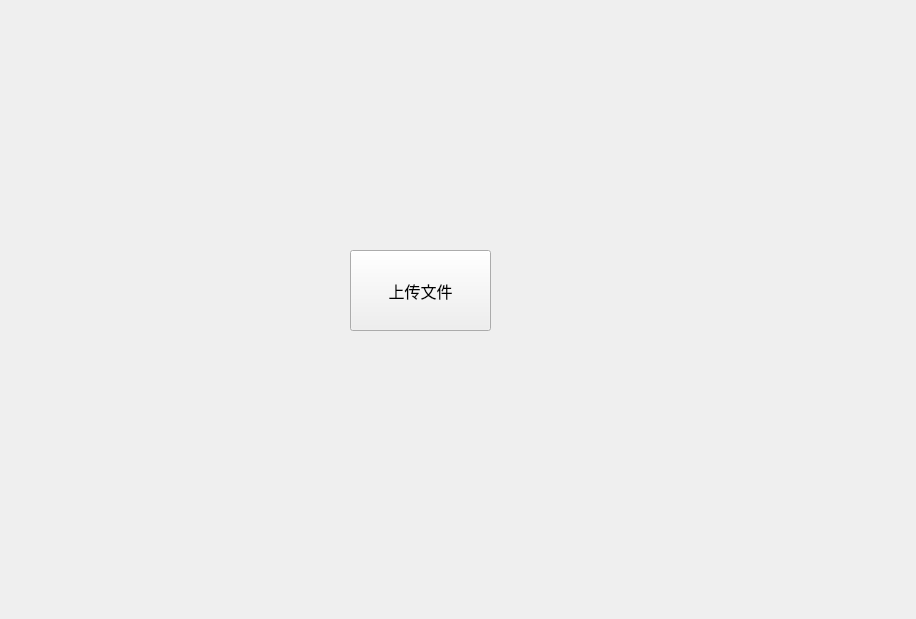
<?xml version="1.0" encoding="UTF-8"?>
<ui version="4.0">
 <class>MainWidget</class>
 <widget class="QWidget" name="MainWidget">
  <property name="geometry">
   <rect>
    <x>0</x>
    <y>0</y>
    <width>916</width>
    <height>619</height>
   </rect>
  </property>
  <property name="windowTitle">
   <string>选择文件</string>
  </property>
  <widget class="QPushButton" name="load_file_button">
   <property name="geometry">
    <rect>
     <x>350</x>
     <y>250</y>
     <width>141</width>
     <height>81</height>
    </rect>
   </property>
   <property name="font">
    <font>
     <family>宋体</family>
     <pointsize>12</pointsize>
    </font>
   </property>
   <property name="text">
    <string>上传文件</string>
   </property>
  </widget>
 </widget>
 <tabstops>
  <tabstop>load_file_button</tabstop>
 </tabstops>
 <resources/>
 <connections/>
</ui>
